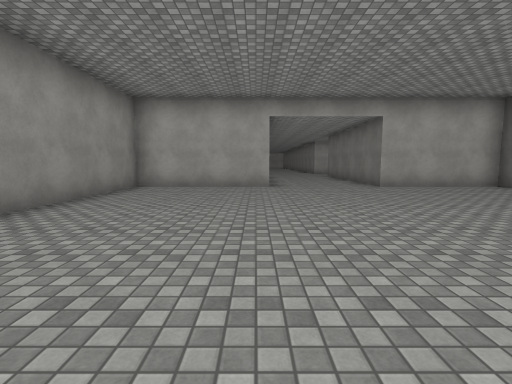
view 1 (above)

21 first-person views from a walk through a 3-D level made in the Unity game engine. The camera is 1.4 m above the floor, tilts 6° down and sees 85° across. The floor is counted in squares, 2 m on a side. Each view is taken from the middle of a square. On the plan, view 1 faces up. The plan holds only what a view shows up to about 9 squares ahead; the rest is blank. The place goes on beyond the plan. The player character is not drawn. Surface patterns are stand-ins for the level's own textures.

view 2
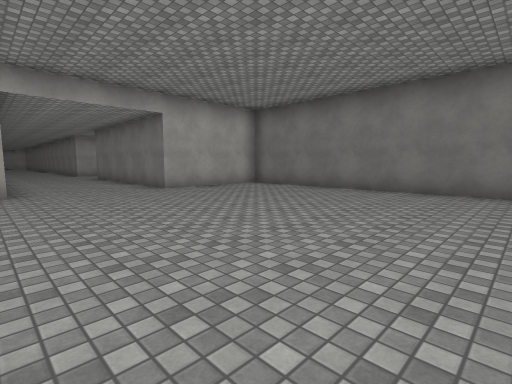

view 3
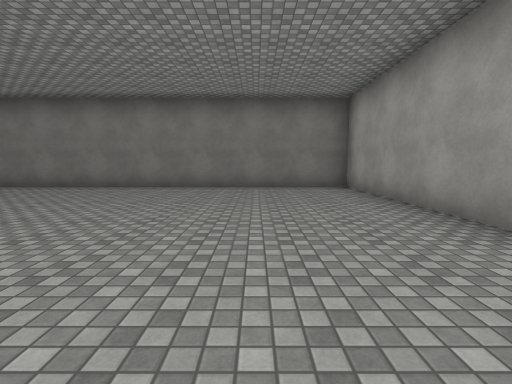

view 4
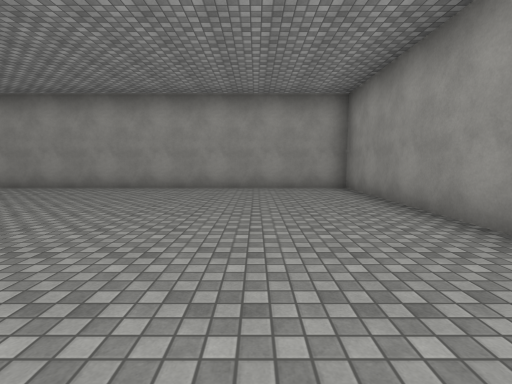

view 5
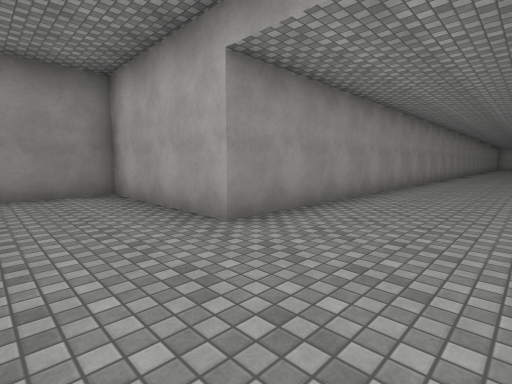

view 6
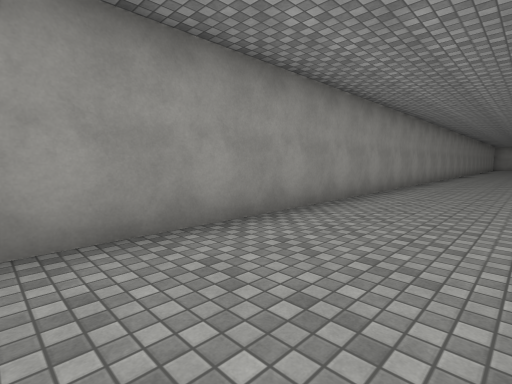

view 7
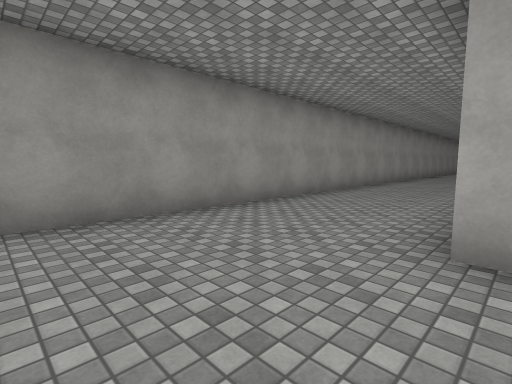

view 8
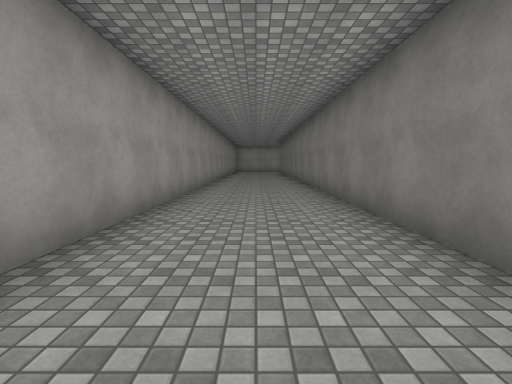

view 9
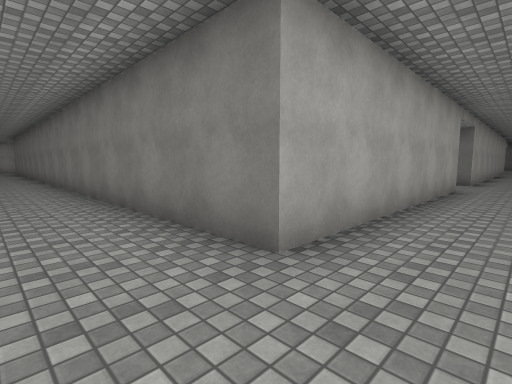

view 10
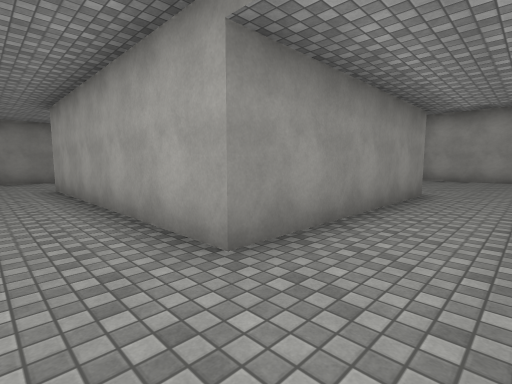

view 11
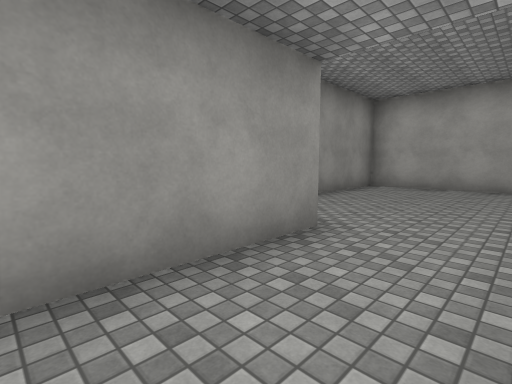

view 12
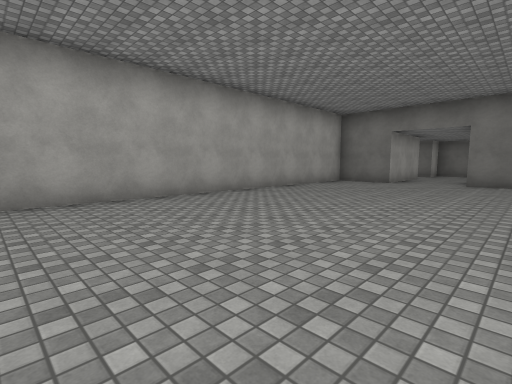

view 13
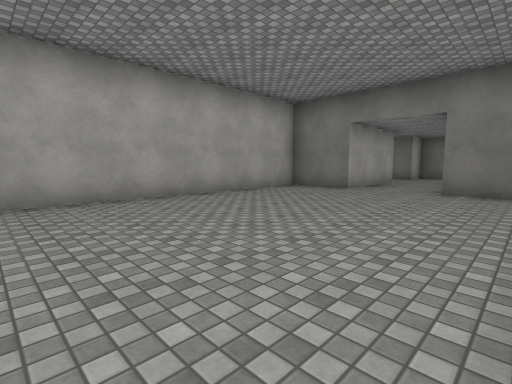

view 14
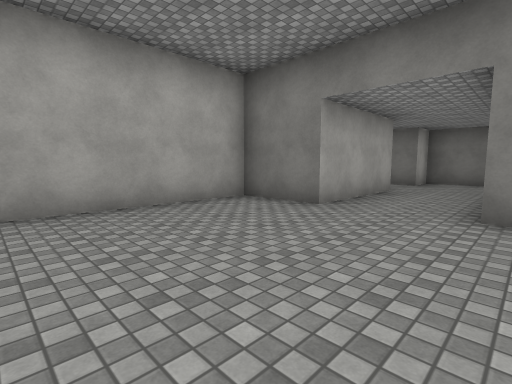

view 15
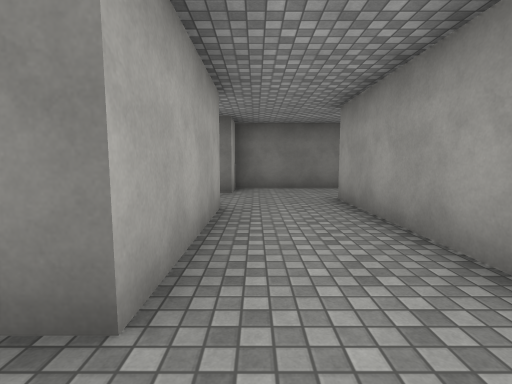

view 16
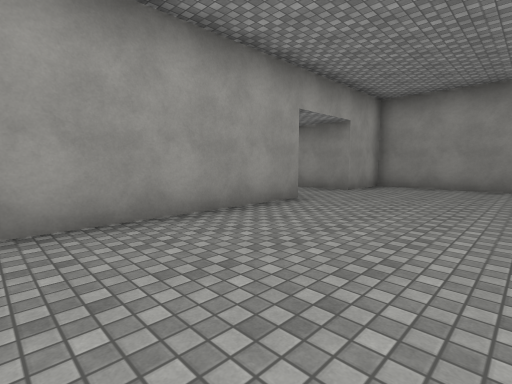

view 17
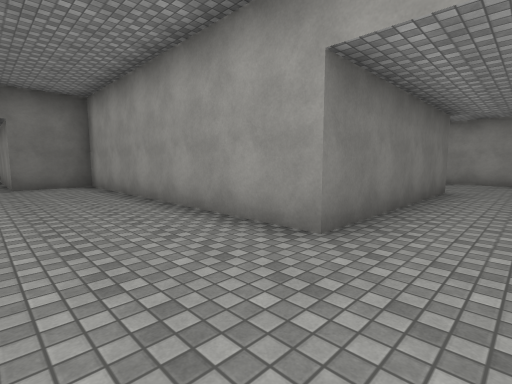

view 18
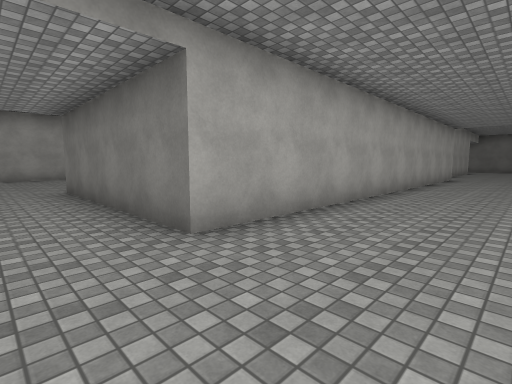

view 19
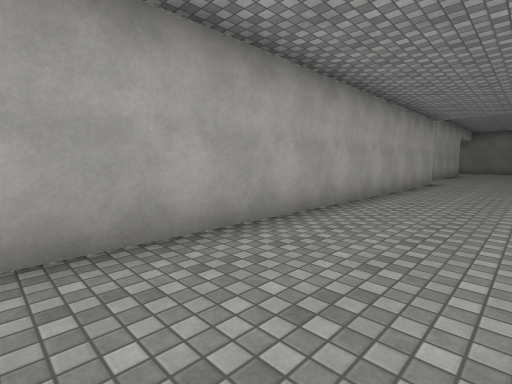

view 20
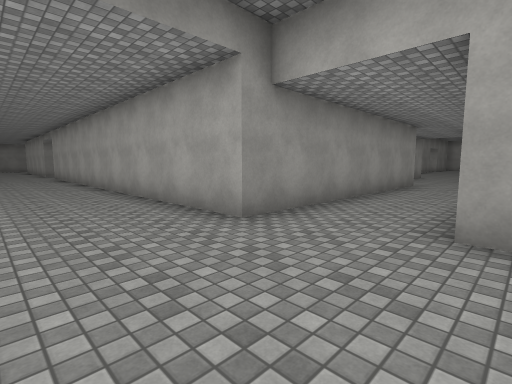

view 21
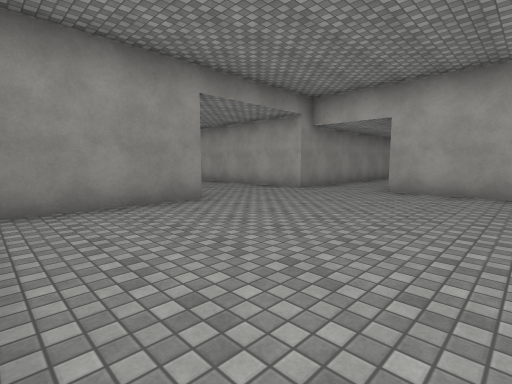

### Floor plan
Points are (right, up) in squares from view 1. A wall is a line through its corners. A room is listed if a view was taken in it or the views show most of it. See-through windows are left out.
Room 1 (views 1, 2, 3, 4, 5, 6, 7, 8, 9, 10, 18, 19, 20, 21)
walls: (10.3, 17.4) (3.6, 17.4) (3.6, 27.1); (11.4, 14.1) (13, 14.1); (0.4, 27) (0.4, 8.1) (-3.5, 8.1) (-3.5, -2.6) (7, -2.6) (7, 8.1) (3.6, 8.1) (3.6, 10.2); (24.4, 14.1) (24.4, 11.1); (24.4, 17.4) (12.5, 17.4); (28.8, 17.9) (26.5, 17.9)
ways out: opening at (11.5, 18) to room 2; opening at (25.5, 18) to room 2
Room 2 (views 11, 12, 13, 14, 15, 16, 17)
walls: (23.4, 26.6) (20.1, 26.6) (20.1, 28.4) (8.5, 28.4) (8.5, 22.6) (10.3, 22.6) (10.3, 17.4); (12.5, 17.4) (12.5, 22.6) (20.1, 22.6) (20.1, 24.4) (24.4, 24.4) (24.4, 17.4); (26.5, 23.8) (26.5, 26.6) (25.4, 26.6) (25.4, 27.3)
ways out: opening at (11.5, 18) to room 1; opening at (25.5, 18) to room 1

Positions as (right, up) in squares from view 1, and headings:
1: (0, 0), facing up
2: (0, 1), facing up-right
3: (-1, 0), facing right
4: (-1, 5), facing down
5: (3, 6), facing up-left
6: (3, 9), facing up-left
7: (4, 15), facing up-left
8: (2, 18), facing up
9: (2, 16), facing up-right
10: (12, 16), facing up-left
11: (12, 20), facing up-left
12: (10, 23), facing up-right
13: (13, 23), facing up-right
14: (16, 24), facing up-right
15: (19, 26), facing right
16: (17, 26), facing down-left
17: (11, 25), facing down-right
18: (11, 15), facing up-right
19: (14, 15), facing up-right
20: (27, 15), facing up-left
21: (29, 11), facing up-left
